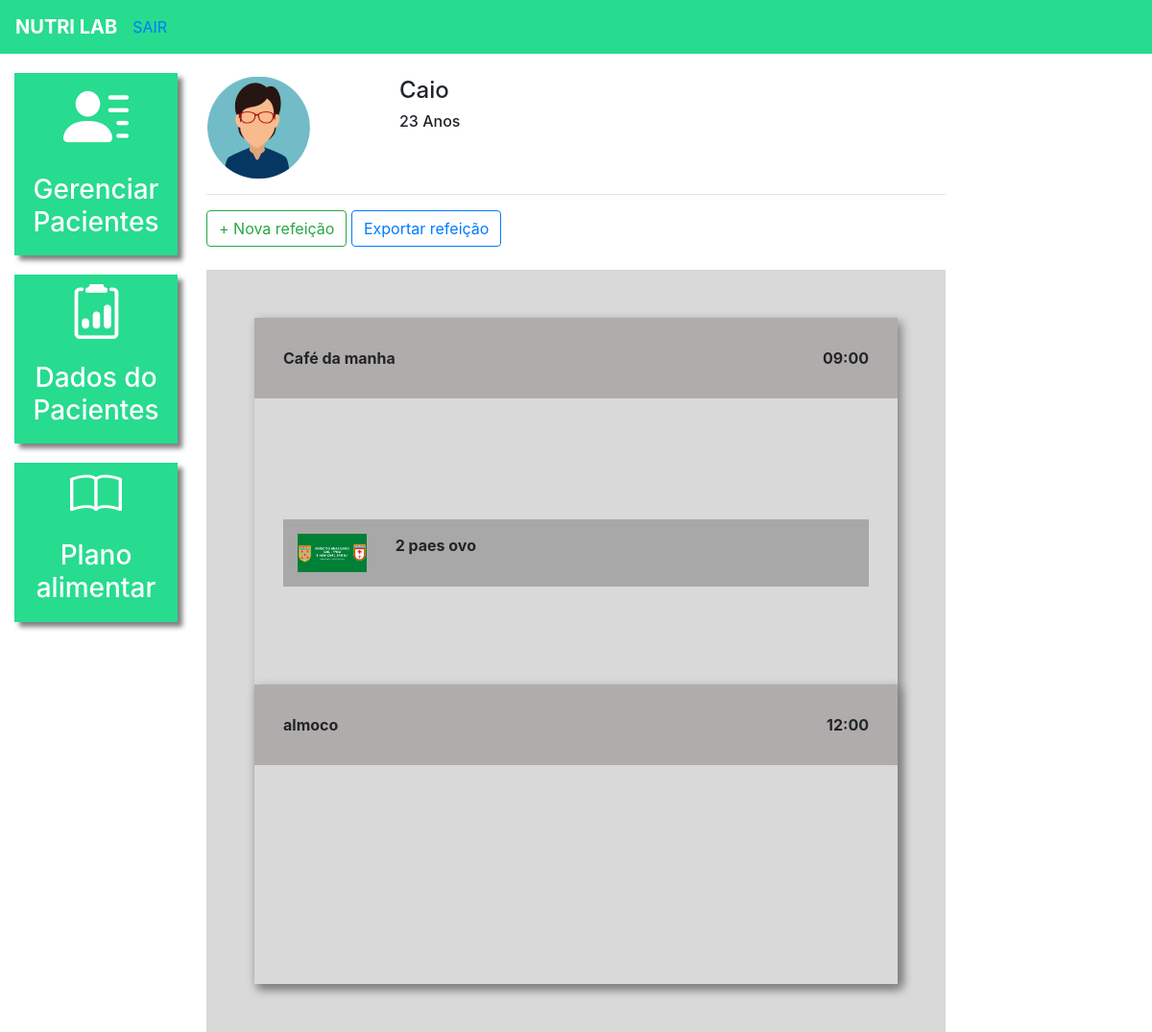
The app's page /plano_alimentar/11/ (signed in) with its own data.
### plataforma/models.py (models this page shows, shortened)
class Pacientes(models.Model):
    choices_sexo = (('F', 'Feminino'),
    ('M', 'Maculino'))
    nome = models.CharField(max_length=50)
    sexo = models.CharField(max_length=1, choices=choices_sexo)
    idade = models.IntegerField()
    email = models.EmailField()
    telefone = models.CharField(max_length=19)
    nutri = models.ForeignKey(User, on_delete=models.CASCADE)

class Refeicao(models.Model):
    paciente = models.ForeignKey(Pacientes, on_delete=models.CASCADE)
    titulo = models.CharField(max_length=50)
    horario = models.TimeField()
    carboidratos = models.IntegerField()
    proteinas = models.IntegerField()
    gorduras = models.IntegerField()

class Opcao(models.Model):
    refeicao = models.ForeignKey(Refeicao, on_delete=models.CASCADE)
    imagem = models.ImageField(upload_to="opcao")
    descricao = models.TextField()

### plataforma/views.py (the view)
# urls.py: path('plano_alimentar/<str:id>/', views.plano_alimentar, name="plano_alimentar"),
def plano_alimentar(request, id):
    paciente = get_object_or_404(Pacientes, id=id)
    if not paciente.nutri == request.user:
        messages.add_message(request, constants.ERROR, 'Esse paciente não é seu')
        return redirect('/plano_alimentar_listar/')
    if request.method == "GET":
        r1 = Refeicao.objects.filter(paciente=paciente).order_by('horario')
        opcao = Opcao.objects.all()
        return render(request, 'plano_alimentar.html', {'paciente': paciente, 'r1': r1, 'opcao': opcao})

### plataforma/templates/plano_alimentar.html (shortened to what this page needs)
{% extends 'base_plataforma.html' %}
{% load static %}
{% block 'plataforma' %}
    <br>
    <div class="row">
        <div class="col-md-3">
            {% if paciente.sexo == "M"%}
                <img src="{% static 'plataforma/img/perfil2.png' %}">
            {% else %}
                <img src="{% static 'plataforma/img/perfil1.png' %}">
            {% endif %}
        </div>
        <div class="col-md-3 dados descricao">
            <h4>{{paciente.nome}}</h4>
            <h6>{{paciente.idade}} Anos</h6>
        </div>
    </div>
    <hr>
    <button type="button" class="btn btn-outline-success" data-toggle="modal" data-target="#modal">
    + Nova refeição
    </button>
    <button type="button" class="btn btn-outline-primary">
    Exportar refeição
    </button>
    <br>
    <br>
    <div class="fundo-alimentar">
        {% for i in  r1 %}
        <div class="refeicao">
            <div class="head-refeicao">
                <span>{{ i.titulo }}</span>
                <span style="float: right;">{{ i.horario}}</span>
            </div>
            <div class="body-refeicao">
                {% for op in opcao  %}
                {% if op.refeicao == i %}
                <div class="opcao">
                    <div class="row">
                    <div class="col-md-2">
                        <img width="100%" src="{{ op.imagem.url }}">
                    </div>
                        <div class="col-md-10">
                        {{ op.descricao }}
                        </div>
                    </div>
                </div>
                {% endif %}
                <br>
                {% endfor %}
            </div>
            <br>
        {% endfor %}
        </div>
    </div>
{% endblock%}

### templates/static/plataforma/css/css.css (style rules this page uses)
.dados { font-weight: bold; }
.descricao { margin-left: -12%; }
@media (max-width: 1300px) { .descricao { margin-left: 1px; } }

### templates/static/plataforma/css/plano_alimentar.css (style rules this page uses)
.fundo-alimentar { background-color: #D9D9D9; padding: 50px; }
.refeicao { box-shadow: 4px 4px 10px gray; }
.head-refeicao { background-color: #B0ACAC; padding: 30px; font-weight: bold; }
.body-refeicao { padding: 30px; font-weight: bold; }
.opcao { background-color: #A8A8A8; padding: 15px; }

### records on screen
Pacientes: nome "Caio", idade "23"
Refeicao: titulo "Café da manha", horario "09:00"
Opcao: imagem (picture), descricao "2 paes ovo"
Refeicao: titulo "almoco", horario "12:00"
